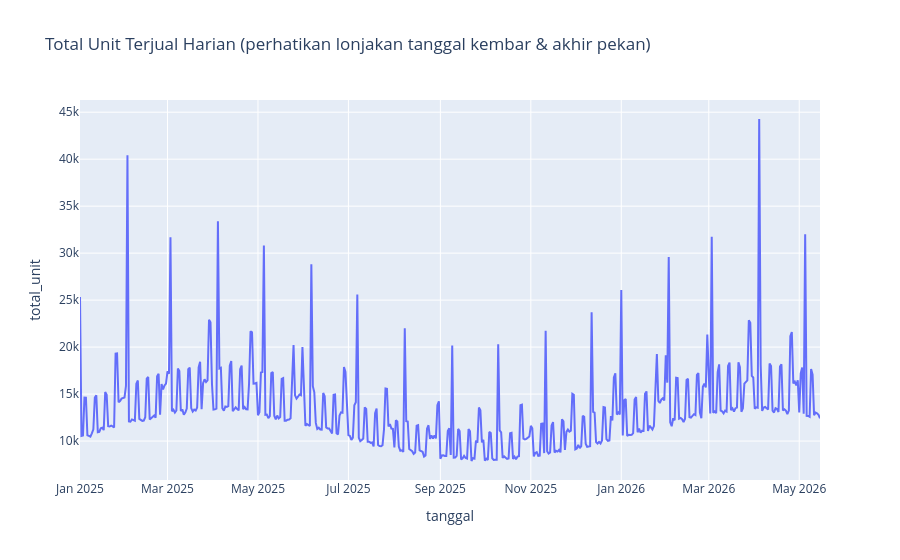

Notebook code cell kept with this figure:
### Code cell
ringkas = (
    df.group_by("tanggal")
    .agg(pl.col("unit_terjual").sum().alias("total_unit"))
    .sort("tanggal")
)
fig = px.line(ringkas, x="tanggal", y="total_unit",
              title="Total Unit Terjual Harian (perhatikan lonjakan tanggal kembar & akhir pekan)")
fig.show()

### Figure 1 — Plotly figure (JSON) as saved in the notebook; plotly's stock layout.template omitted (floating-point values rounded to 4 significant figures; data arrays with more than 128 entries replaced by an {"elided": "..."} marker saying what was removed)
{"data": [{"hovertemplate": "tanggal=%{x}<br>total_unit=%{y}<extra></extra>", "legendgroup": "", "line": {"color": "#636efa", "dash": "solid"}, "marker": {"symbol": "circle"}, "mode": "lines", "name": "", "orientation": "v", "showlegend": false, "type": "scatter", "x": {"elided": "500 str values"}, "xaxis": "x", "y": {"elided": "500 int values"}, "yaxis": "y"}], "layout": {"legend": {"tracegroupgap": 0}, "title": {"text": "Total Unit Terjual Harian (perhatikan lonjakan tanggal kembar & akhir pekan)"}, "xaxis": {"anchor": "y", "domain": [0, 1], "title": {"text": "tanggal"}}, "yaxis": {"anchor": "x", "domain": [0, 1], "title": {"text": "total_unit"}}}}
